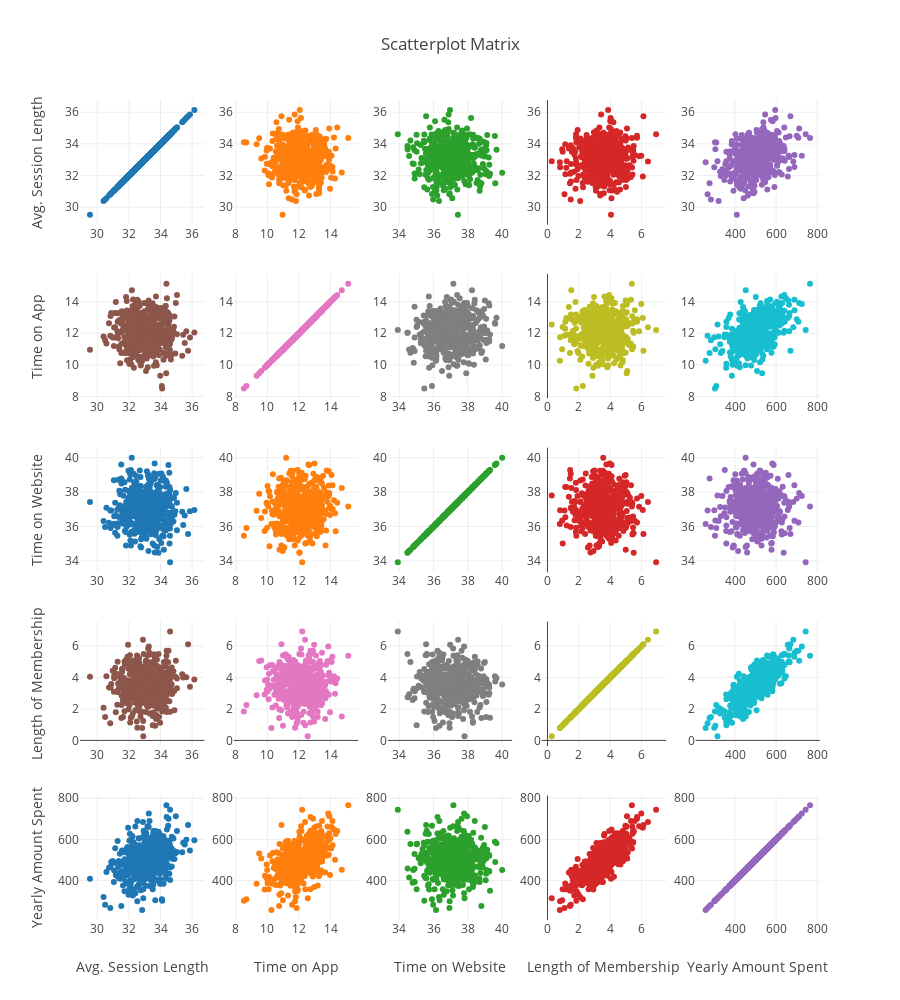

Notebook source saved alongside this figure:
### Code cell
fig = ff.create_scatterplotmatrix(data, height=1000, width=900)
iplot(fig, filename='Scatterplot Matrix')

### Figure 1 — Plotly figure (JSON) as saved in the notebook; plotly's stock layout.template omitted (floating-point values rounded to 4 significant figures; data arrays with more than 128 entries replaced by an {"elided": "..."} marker saying what was removed)
{"data": [{"marker": {"size": 6}, "mode": "markers", "showlegend": false, "type": "scatter", "x": {"elided": "500 float values"}, "xaxis": "x1", "y": {"elided": "500 float values"}, "yaxis": "y1"}, {"marker": {"size": 6}, "mode": "markers", "showlegend": false, "type": "scatter", "x": {"elided": "500 float values"}, "xaxis": "x2", "y": {"elided": "500 float values"}, "yaxis": "y2"}, {"marker": {"size": 6}, "mode": "markers", "showlegend": false, "type": "scatter", "x": {"elided": "500 float values"}, "xaxis": "x3", "y": {"elided": "500 float values"}, "yaxis": "y3"}, {"marker": {"size": 6}, "mode": "markers", "showlegend": false, "type": "scatter", "x": {"elided": "500 float values"}, "xaxis": "x4", "y": {"elided": "500 float values"}, "yaxis": "y4"}, {"marker": {"size": 6}, "mode": "markers", "showlegend": false, "type": "scatter", "x": {"elided": "500 float values"}, "xaxis": "x5", "y": {"elided": "500 float values"}, "yaxis": "y5"}, {"marker": {"size": 6}, "mode": "markers", "showlegend": false, "type": "scatter", "x": {"elided": "500 float values"}, "xaxis": "x6", "y": {"elided": "500 float values"}, "yaxis": "y6"}, {"marker": {"size": 6}, "mode": "markers", "showlegend": false, "type": "scatter", "x": {"elided": "500 float values"}, "xaxis": "x7", "y": {"elided": "500 float values"}, "yaxis": "y7"}, {"marker": {"size": 6}, "mode": "markers", "showlegend": false, "type": "scatter", "x": {"elided": "500 float values"}, "xaxis": "x8", "y": {"elided": "500 float values"}, "yaxis": "y8"}, {"marker": {"size": 6}, "mode": "markers", "showlegend": false, "type": "scatter", "x": {"elided": "500 float values"}, "xaxis": "x9", "y": {"elided": "500 float values"}, "yaxis": "y9"}, {"marker": {"size": 6}, "mode": "markers", "showlegend": false, "type": "scatter", "x": {"elided": "500 float values"}, "xaxis": "x10", "y": {"elided": "500 float values"}, "yaxis": "y10"}, {"marker": {"size": 6}, "mode": "markers", "showlegend": false, "type": "scatter", "x": {"elided": "500 float values"}, "xaxis": "x11", "y": {"elided": "500 float values"}, "yaxis": "y11"}, {"marker": {"size": 6}, "mode": "markers", "showlegend": false, "type": "scatter", "x": {"elided": "500 float values"}, "xaxis": "x12", "y": {"elided": "500 float values"}, "yaxis": "y12"}, {"marker": {"size": 6}, "mode": "markers", "showlegend": false, "type": "scatter", "x": {"elided": "500 float values"}, "xaxis": "x13", "y": {"elided": "500 float values"}, "yaxis": "y13"}, {"marker": {"size": 6}, "mode": "markers", "showlegend": false, "type": "scatter", "x": {"elided": "500 float values"}, "xaxis": "x14", "y": {"elided": "500 float values"}, "yaxis": "y14"}, {"marker": {"size": 6}, "mode": "markers", "showlegend": false, "type": "scatter", "x": {"elided": "500 float values"}, "xaxis": "x15", "y": {"elided": "500 float values"}, "yaxis": "y15"}, {"marker": {"size": 6}, "mode": "markers", "showlegend": false, "type": "scatter", "x": {"elided": "500 float values"}, "xaxis": "x16", "y": {"elided": "500 float values"}, "yaxis": "y16"}, {"marker": {"size": 6}, "mode": "markers", "showlegend": false, "type": "scatter", "x": {"elided": "500 float values"}, "xaxis": "x17", "y": {"elided": "500 float values"}, "yaxis": "y17"}, {"marker": {"size": 6}, "mode": "markers", "showlegend": false, "type": "scatter", "x": {"elided": "500 float values"}, "xaxis": "x18", "y": {"elided": "500 float values"}, "yaxis": "y18"}, {"marker": {"size": 6}, "mode": "markers", "showlegend": false, "type": "scatter", "x": {"elided": "500 float values"}, "xaxis": "x19", "y": {"elided": "500 float values"}, "yaxis": "y19"}, {"marker": {"size": 6}, "mode": "markers", "showlegend": false, "type": "scatter", "x": {"elided": "500 float values"}, "xaxis": "x20", "y": {"elided": "500 float values"}, "yaxis": "y20"}, {"marker": {"size": 6}, "mode": "markers", "showlegend": false, "type": "scatter", "x": {"elided": "500 float values"}, "xaxis": "x21", "y": {"elided": "500 float values"}, "yaxis": "y21"}, {"marker": {"size": 6}, "mode": "markers", "showlegend": false, "type": "scatter", "x": {"elided": "500 float values"}, "xaxis": "x22", "y": {"elided": "500 float values"}, "yaxis": "y22"}, {"marker": {"size": 6}, "mode": "markers", "showlegend": false, "type": "scatter", "x": {"elided": "500 float values"}, "xaxis": "x23", "y": {"elided": "500 float values"}, "yaxis": "y23"}, {"marker": {"size": 6}, "mode": "markers", "showlegend": false, "type": "scatter", "x": {"elided": "500 float values"}, "xaxis": "x24", "y": {"elided": "500 float values"}, "yaxis": "y24"}, {"marker": {"size": 6}, "mode": "markers", "showlegend": false, "type": "scatter", "x": {"elided": "500 float values"}, "xaxis": "x25", "y": {"elided": "500 float values"}, "yaxis": "y25"}], "layout": {"height": 1000, "showlegend": true, "title": "Scatterplot Matrix", "width": 900, "xaxis1": {"anchor": "y1", "domain": [0, 0.168]}, "xaxis10": {"anchor": "y10", "domain": [0.832, 1]}, "xaxis11": {"anchor": "y11", "domain": [0, 0.168]}, "xaxis12": {"anchor": "y12", "domain": [0.208, 0.376]}, "xaxis13": {"anchor": "y13", "domain": [0.416, 0.584]}, "xaxis14": {"anchor": "y14", "domain": [0.624, 0.792]}, "xaxis15": {"anchor": "y15", "domain": [0.832, 1]}, "xaxis16": {"anchor": "y16", "domain": [0, 0.168]}, "xaxis17": {"anchor": "y17", "domain": [0.208, 0.376]}, "xaxis18": {"anchor": "y18", "domain": [0.416, 0.584]}, "xaxis19": {"anchor": "y19", "domain": [0.624, 0.792]}, "xaxis2": {"anchor": "y2", "domain": [0.208, 0.376]}, "xaxis20": {"anchor": "y20", "domain": [0.832, 1]}, "xaxis21": {"anchor": "y21", "domain": [0, 0.168], "title": "Avg. Session Length"}, "xaxis22": {"anchor": "y22", "domain": [0.208, 0.376], "title": "Time on App"}, "xaxis23": {"anchor": "y23", "domain": [0.416, 0.584], "title": "Time on Website"}, "xaxis24": {"anchor": "y24", "domain": [0.624, 0.792], "title": "Length of Membership"}, "xaxis25": {"anchor": "y25", "domain": [0.832, 1], "title": "Yearly Amount Spent"}, "xaxis3": {"anchor": "y3", "domain": [0.416, 0.584]}, "xaxis4": {"anchor": "y4", "domain": [0.624, 0.792]}, "xaxis5": {"anchor": "y5", "domain": [0.832, 1]}, "xaxis6": {"anchor": "y6", "domain": [0, 0.168]}, "xaxis7": {"anchor": "y7", "domain": [0.208, 0.376]}, "xaxis8": {"anchor": "y8", "domain": [0.416, 0.584]}, "xaxis9": {"anchor": "y9", "domain": [0.624, 0.792]}, "yaxis1": {"anchor": "x1", "domain": [0.848, 1], "title": "Avg. Session Length"}, "yaxis10": {"anchor": "x10", "domain": [0.636, 0.788]}, "yaxis11": {"anchor": "x11", "domain": [0.424, 0.576], "title": "Time on Website"}, "yaxis12": {"anchor": "x12", "domain": [0.424, 0.576]}, "yaxis13": {"anchor": "x13", "domain": [0.424, 0.576]}, "yaxis14": {"anchor": "x14", "domain": [0.424, 0.576]}, "yaxis15": {"anchor": "x15", "domain": [0.424, 0.576]}, "yaxis16": {"anchor": "x16", "domain": [0.212, 0.364], "title": "Length of Membership"}, "yaxis17": {"anchor": "x17", "domain": [0.212, 0.364]}, "yaxis18": {"anchor": "x18", "domain": [0.212, 0.364]}, "yaxis19": {"anchor": "x19", "domain": [0.212, 0.364]}, "yaxis2": {"anchor": "x2", "domain": [0.848, 1]}, "yaxis20": {"anchor": "x20", "domain": [0.212, 0.364]}, "yaxis21": {"anchor": "x21", "domain": [0, 0.152], "title": "Yearly Amount Spent"}, "yaxis22": {"anchor": "x22", "domain": [0, 0.152]}, "yaxis23": {"anchor": "x23", "domain": [0, 0.152]}, "yaxis24": {"anchor": "x24", "domain": [0, 0.152]}, "yaxis25": {"anchor": "x25", "domain": [0, 0.152]}, "yaxis3": {"anchor": "x3", "domain": [0.848, 1]}, "yaxis4": {"anchor": "x4", "domain": [0.848, 1]}, "yaxis5": {"anchor": "x5", "domain": [0.848, 1]}, "yaxis6": {"anchor": "x6", "domain": [0.636, 0.788], "title": "Time on App"}, "yaxis7": {"anchor": "x7", "domain": [0.636, 0.788]}, "yaxis8": {"anchor": "x8", "domain": [0.636, 0.788]}, "yaxis9": {"anchor": "x9", "domain": [0.636, 0.788]}}}
